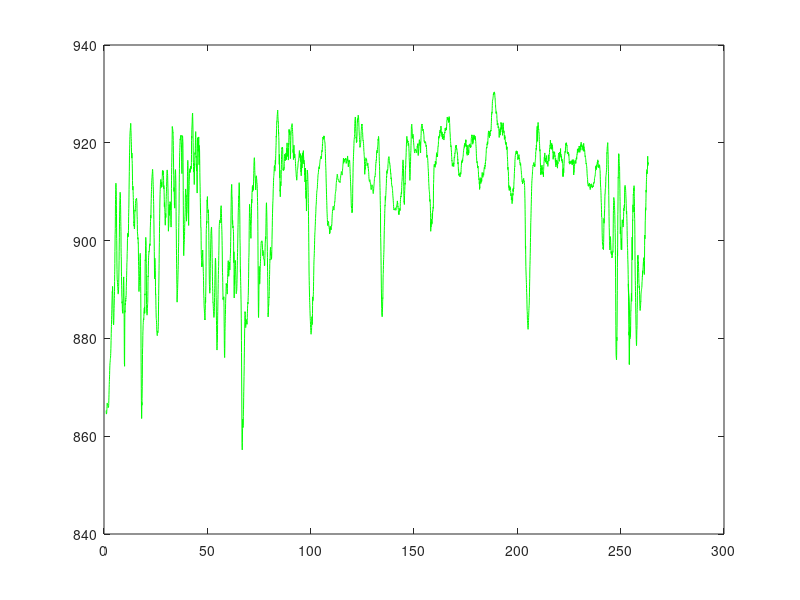

This figure's MATLAB source:
clc
% disp('Forrit sem reiknar �t loft�r�sting � Br�arj�kli 2012 (1200 m)')
% disp('�t fr� g�gnum fr� Gr�msfjalli og J�kulheimum.')
% disp(' ')
% disp('�ttu � einhvern takka til a� halda �fram!')
% pause; 
clear; close all

load GRI_12T.dat
grimsf=GRI_12T;
a4=[grimsf(:,3:4) grimsf(:,12:13)];

Ph=(a4(:,3)).*(1-(0.0065*(831-1724))./(a4(:,4)+273)).^5.25;
b4=[a4(:,1) a4(:,2) Ph];

i=find(b4(:,1)+b4(:,2)/2400>=133.792&b4(:,1)+b4(:,2)/2400<=158.8); b4(i,3)=b4(i,3)+903.52-815.55;

figure
plot(b4(:,1)+b4(:,2)/2400,b4(:,3),'g')